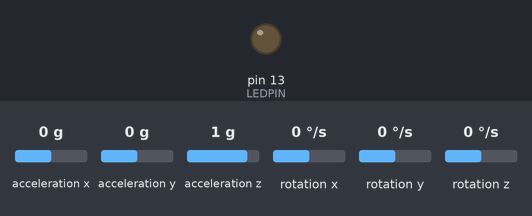
A sketch run on a simulated Arduino Uno, built with avr-gcc and run on an emulated ATmega328P. Parts: output pins drawn as LEDs (lit = HIGH). The inputs (shaded band) are chosen by the test bench; at power-on: acceleration x 0 g, acceleration y 0 g, acceleration z 1 g, rotation x 0 °/s, rotation y 0 °/s, rotation z 0 °/s. Pins used as bus, display or sensor lines are not drawn; what the sketch prints to the serial monitor is not drawn.

Above: at 0.1 s.
At 2.01 s:
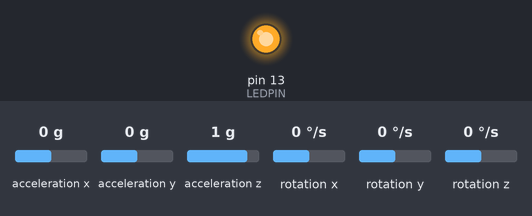
Timing chart, 0 to 3.6 s (numbered marks = the images above):
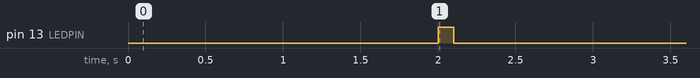

The sketch:

TeensyA.ino
```cpp
#include <Wire.h> // Must include Wire library for I2C
#include <SparkFun_MMA8452Q.h> // Includes the SFE_MMA8452Q library

// Global Constants
MMA8452Q accelA(0x1C);
MMA8452Q accelB(0x1D);

const long BAUD = 921600;
const byte TXPIN = 10;
const byte RXPIN = 9;
const byte LEDPIN = 13;

unsigned long startTime = 0;

char accelIDa = 'A';
char accelIDb = 'B';


void setup() {
  // Sync Data
  pinMode(TXPIN, OUTPUT);
  pinMode(LEDPIN, OUTPUT);

  delay(2000); //wait 2 seconds before sending trigger pulse
  digitalWrite(TXPIN, HIGH);
  startTime = millis();
  digitalWrite(LEDPIN, HIGH);
  delay(100);
  digitalWrite(TXPIN, LOW);
  digitalWrite(LEDPIN, LOW);
  delay(2900);// total of 5 seconds before starting acquisition

  // Open Port for transmitting data
  Serial.begin(BAUD);
  accelB.init(SCALE_8G, ODR_400);
  accelA.init(SCALE_8G, ODR_400);
}


void loop()
{
  if (accelA.available())
  {
    accelA.read();
    long curTime = millis() - startTime;
    printCalculatedAccels(accelA, accelIDa, curTime);
  }
  if (accelB.available())
  {
    accelB.read();
    long curTime = millis() - startTime;
    printCalculatedAccels(accelB, accelIDb, curTime);
  }
  Serial.send_now();
}

void printCalculatedAccels(MMA8452Q accel, char accelID, long curTime)
{
  Serial.print(accelID);
  Serial.print(",");
  Serial.print(curTime);
  Serial.print(",");
  Serial.print(accel.cx, 3);
  Serial.print(",");
  Serial.print(accel.cy, 3);
  Serial.print(",");
  Serial.println(accel.cz, 3);
}
```
